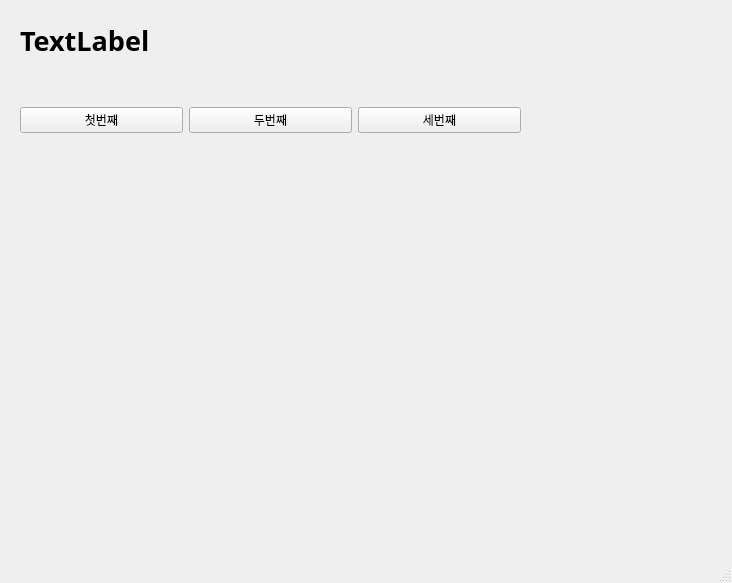
<?xml version="1.0" encoding="UTF-8"?>
<ui version="4.0">
 <class>MainWindow</class>
 <widget class="QMainWindow" name="MainWindow">
  <property name="geometry">
   <rect>
    <x>0</x>
    <y>0</y>
    <width>732</width>
    <height>583</height>
   </rect>
  </property>
  <property name="windowTitle">
   <string>MainWindow</string>
  </property>
  <widget class="QWidget" name="centralwidget">
   <widget class="QLabel" name="label">
    <property name="geometry">
     <rect>
      <x>20</x>
      <y>10</y>
      <width>401</width>
      <height>61</height>
     </rect>
    </property>
    <property name="font">
     <font>
      <family>맑은 고딕</family>
      <pointsize>20</pointsize>
      <weight>75</weight>
      <bold>true</bold>
     </font>
    </property>
    <property name="text">
     <string>TextLabel</string>
    </property>
   </widget>
   <widget class="QWidget" name="horizontalLayoutWidget">
    <property name="geometry">
     <rect>
      <x>20</x>
      <y>80</y>
      <width>501</width>
      <height>81</height>
     </rect>
    </property>
    <layout class="QHBoxLayout" name="horizontalLayout">
     <item>
      <widget class="QPushButton" name="pushButton_1">
       <property name="text">
        <string>첫번째</string>
       </property>
      </widget>
     </item>
     <item>
      <widget class="QPushButton" name="pushButton_2">
       <property name="text">
        <string>두번째</string>
       </property>
      </widget>
     </item>
     <item>
      <widget class="QPushButton" name="pushButton_3">
       <property name="text">
        <string>세번째</string>
       </property>
      </widget>
     </item>
    </layout>
   </widget>
  </widget>
  <widget class="QMenuBar" name="menubar">
   <property name="geometry">
    <rect>
     <x>0</x>
     <y>0</y>
     <width>732</width>
     <height>22</height>
    </rect>
   </property>
  </widget>
  <widget class="QStatusBar" name="statusbar"/>
 </widget>
 <tabstops>
  <tabstop>pushButton_1</tabstop>
  <tabstop>pushButton_2</tabstop>
  <tabstop>pushButton_3</tabstop>
 </tabstops>
 <resources/>
 <connections>
  <connection>
   <sender>pushButton_1</sender>
   <signal>clicked()</signal>
   <receiver>MainWindow</receiver>
   <slot>firstClick()</slot>
   <hints>
    <hint type="sourcelabel">
     <x>87</x>
     <y>147</y>
    </hint>
    <hint type="destinationlabel">
     <x>86</x>
     <y>183</y>
    </hint>
   </hints>
  </connection>
  <connection>
   <sender>pushButton_2</sender>
   <signal>clicked()</signal>
   <receiver>MainWindow</receiver>
   <slot>secondClick()</slot>
   <hints>
    <hint type="sourcelabel">
     <x>280</x>
     <y>153</y>
    </hint>
    <hint type="destinationlabel">
     <x>279</x>
     <y>188</y>
    </hint>
   </hints>
  </connection>
  <connection>
   <sender>pushButton_3</sender>
   <signal>clicked()</signal>
   <receiver>MainWindow</receiver>
   <slot>thirdClick()</slot>
   <hints>
    <hint type="sourcelabel">
     <x>395</x>
     <y>146</y>
    </hint>
    <hint type="destinationlabel">
     <x>399</x>
     <y>172</y>
    </hint>
   </hints>
  </connection>
 </connections>
 <slots>
  <slot>firstClick()</slot>
  <slot>secondClick()</slot>
  <slot>thirdClick()</slot>
 </slots>
</ui>
